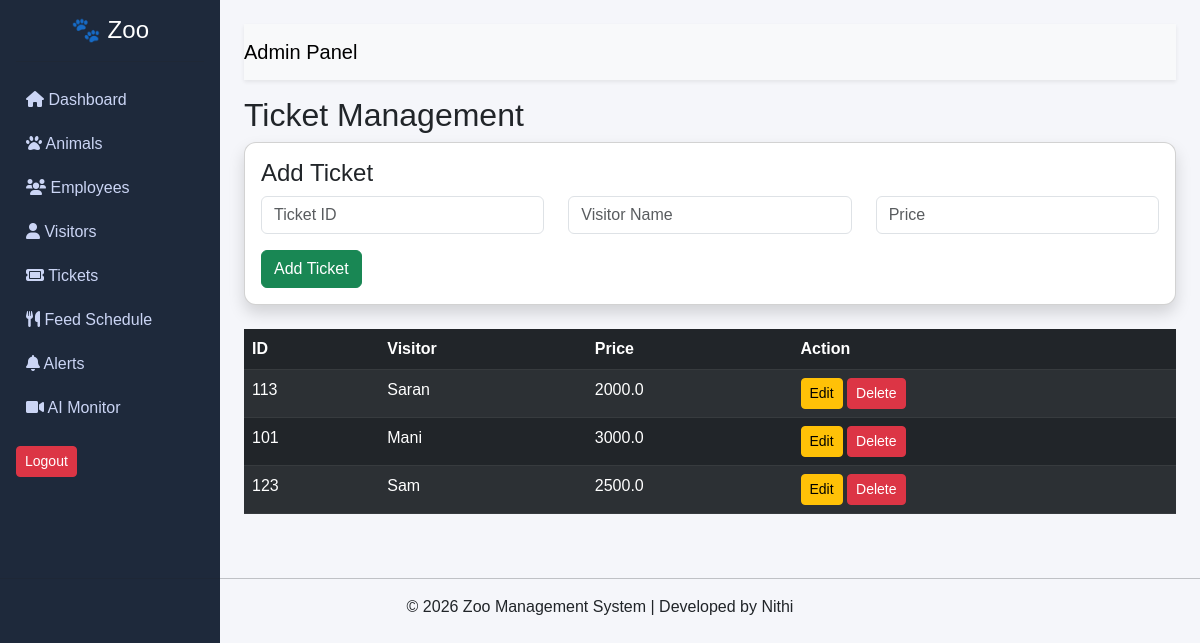
Page /tickets on the committed database.
### tables this page shows
CREATE TABLE tickets (
            ticket_id TEXT PRIMARY KEY,
            price REAL,
            visitor_name TEXT
        );

### app.py (the view, shortened to what this page needs)
@app.route('/tickets', methods=['GET', 'POST'])
def tickets():
    data = zoo_db.get_tickets()
    return render_template('view_tickets.html', tickets=data)

### zoo_database.py (called while the page is built)
    def get_tickets(self):   # ✅ NEW
        self.cursor.execute("SELECT * FROM tickets")
        return self.cursor.fetchall()

### templates/view_tickets.html
{% extends "base.html" %}
{% block content %}
<h2>Ticket Management</h2>
<div class="card p-3 shadow mb-4">
    <h4>Add Ticket</h4>
    <form method="POST">
        <div class="row">
            <div class="col-md-4">
                <input type="text" name="ticket_id" class="form-control" placeholder="Ticket ID" required>
            </div>
            <div class="col-md-4">
                <input type="text" name="visitor_name" class="form-control" placeholder="Visitor Name" required>
            </div>
            <div class="col-md-4">
                <input type="number" name="price" class="form-control" placeholder="Price" required>
            </div>
        </div>
        <button class="btn btn-success mt-3">Add Ticket</button>
    </form>
</div>
<table class="table table-dark table-striped">
    <thead>
        <tr>
            <th>ID</th>
            <th>Visitor</th>
            <th>Price</th>
            <th>Action</th>
        </tr>
    </thead>
    <tbody>
        {% for t in tickets %}
        <tr>
            <td>{{ t[0] }}</td>
            <td>{{ t[2] }}</td>
            <td>{{ t[1] }}</td>
             <td>
                <a href="/edit_ticket/{{ t[0] }}" class="btn btn-warning btn-sm">Edit</a>
                <a href="/delete_ticket/{{ t[0] }}"
                    class="btn btn-danger btn-sm"
                    onclick="return confirm('Delete this ticket?');">
                    Delete
                </a>
            </td>
        </tr>
        {% endfor %}
    </tbody>
</table>
{% endblock %}

### static/style.css (style rules this page uses)
body { margin: 0; font-family: Arial, sans-serif; background-color: #f5f6fa; }
.card { border-radius: 12px; }

### rows in the picture
tickets: ticket_id "113", visitor_name "Saran", price "2000.0"
tickets: ticket_id "101", visitor_name "Mani", price "3000.0"
tickets: ticket_id "123", visitor_name "Sam", price "2500.0"
